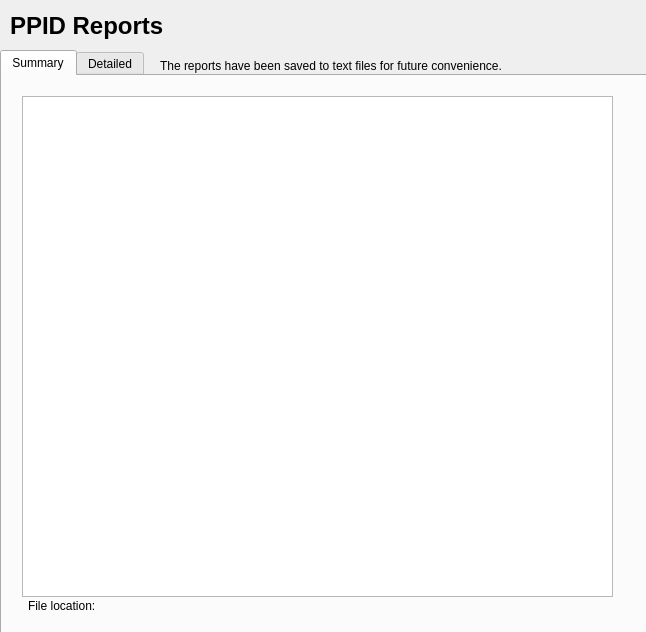
<?xml version="1.0" encoding="UTF-8"?>
<ui version="4.0">
 <class>DisplayTeams</class>
 <widget class="QDialog" name="DisplayTeams">
  <property name="geometry">
   <rect>
    <x>0</x>
    <y>0</y>
    <width>646</width>
    <height>632</height>
   </rect>
  </property>
  <property name="windowTitle">
   <string>Dialog</string>
  </property>
  <widget class="QTabWidget" name="tabWidget">
   <property name="geometry">
    <rect>
     <x>0</x>
     <y>50</y>
     <width>651</width>
     <height>591</height>
    </rect>
   </property>
   <property name="currentIndex">
    <number>0</number>
   </property>
   <widget class="QWidget" name="Summary">
    <attribute name="title">
     <string>Summary</string>
    </attribute>
    <widget class="QTextBrowser" name="textBrowser_Summary">
     <property name="geometry">
      <rect>
       <x>20</x>
       <y>20</y>
       <width>591</width>
       <height>501</height>
      </rect>
     </property>
    </widget>
    <widget class="QLabel" name="label_Summary_Loc">
     <property name="geometry">
      <rect>
       <x>26</x>
       <y>520</y>
       <width>471</width>
       <height>20</height>
      </rect>
     </property>
     <property name="text">
      <string>File location:</string>
     </property>
    </widget>
   </widget>
   <widget class="QWidget" name="Detailed">
    <attribute name="title">
     <string>Detailed</string>
    </attribute>
    <widget class="QTextBrowser" name="textBrowser_Detailed">
     <property name="geometry">
      <rect>
       <x>20</x>
       <y>20</y>
       <width>591</width>
       <height>501</height>
      </rect>
     </property>
    </widget>
    <widget class="QLabel" name="label_Detailed_Loc">
     <property name="geometry">
      <rect>
       <x>26</x>
       <y>520</y>
       <width>471</width>
       <height>20</height>
      </rect>
     </property>
     <property name="text">
      <string>File location:</string>
     </property>
    </widget>
   </widget>
  </widget>
  <widget class="QLabel" name="label_Title">
   <property name="geometry">
    <rect>
     <x>10</x>
     <y>10</y>
     <width>201</width>
     <height>31</height>
    </rect>
   </property>
   <property name="font">
    <font>
     <pointsize>18</pointsize>
     <weight>75</weight>
     <bold>true</bold>
    </font>
   </property>
   <property name="text">
    <string>PPID Reports</string>
   </property>
  </widget>
  <widget class="QLabel" name="label">
   <property name="geometry">
    <rect>
     <x>160</x>
     <y>40</y>
     <width>451</width>
     <height>51</height>
    </rect>
   </property>
   <property name="text">
    <string>The reports have been saved to text files for future convenience.</string>
   </property>
  </widget>
 </widget>
 <resources/>
 <connections/>
</ui>
